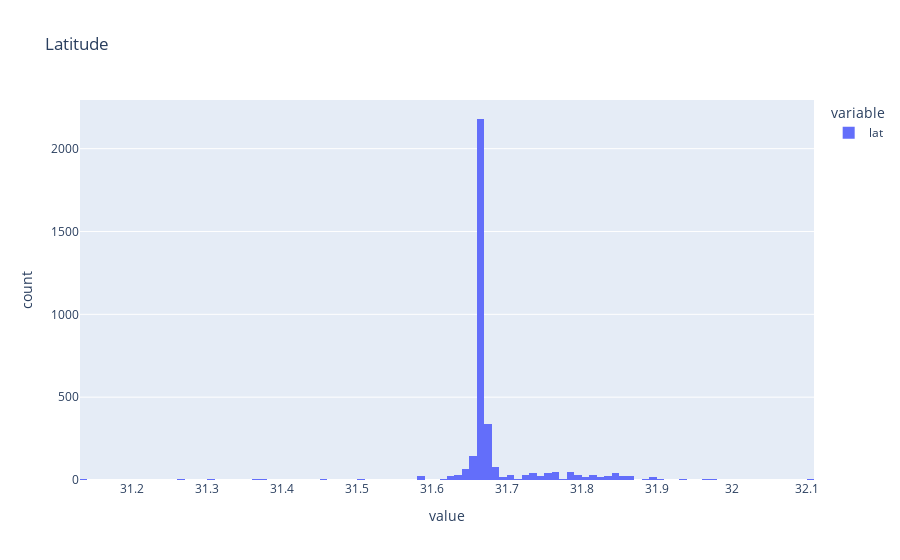

Notebook source saved alongside this figure:
### Code cell
raw_data["lat"].astype(float).plot.hist(nbins=100, title="Latitude")

### Figure 1 — Plotly figure (JSON) as saved in the notebook; plotly's stock layout.template omitted (floating-point values rounded to 4 significant figures; data arrays with more than 128 entries replaced by an {"elided": "..."} marker saying what was removed)
{"data": [{"alignmentgroup": "True", "bingroup": "x", "hovertemplate": "variable=lat<br>value=%{x}<br>count=%{y}<extra></extra>", "legendgroup": "lat", "marker": {"color": "#636efa", "pattern": {"shape": ""}}, "name": "lat", "nbinsx": 100, "offsetgroup": "lat", "orientation": "v", "showlegend": true, "type": "histogram", "x": {"elided": "3514 float values"}, "xaxis": "x", "yaxis": "y"}], "layout": {"barmode": "relative", "legend": {"title": {"text": "variable"}, "tracegroupgap": 0}, "title": {"text": "Latitude"}, "xaxis": {"anchor": "y", "domain": [0, 1], "title": {"text": "value"}}, "yaxis": {"anchor": "x", "domain": [0, 1], "title": {"text": "count"}}}}
